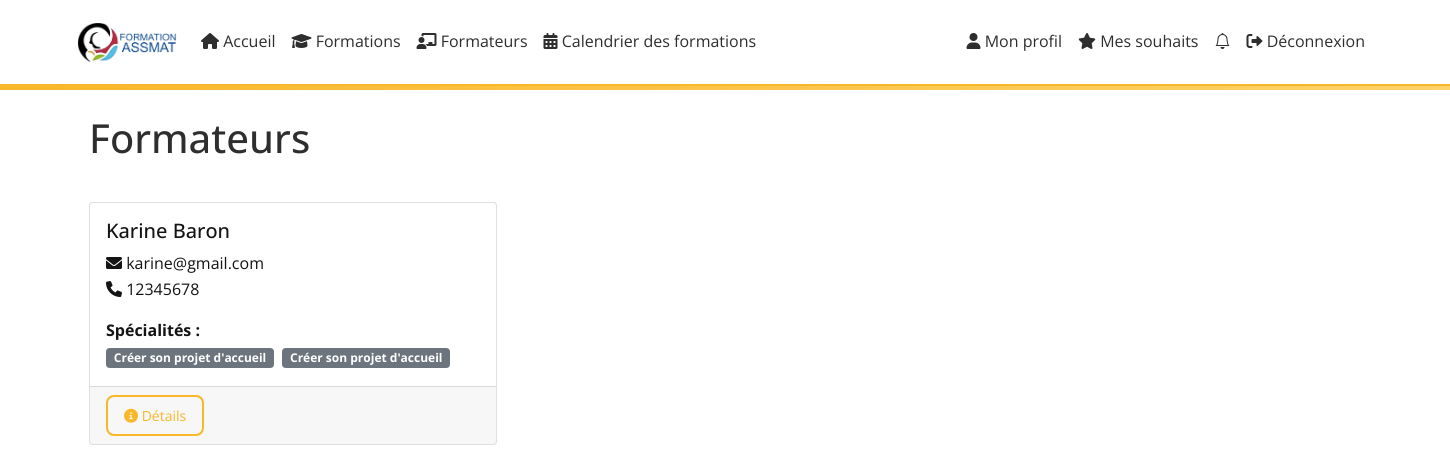
Page /trainers/ (signed in) on the committed database.
### core/models.py (models this page shows, shortened)
class Trainer(models.Model):
    first_name = models.CharField(max_length=100, verbose_name="Prénom", null=True, blank=True)
    last_name = models.CharField(max_length=100, verbose_name="Nom", null=True, blank=True)
    email = models.EmailField(verbose_name="Email", null=True, blank=True)
    phone = models.CharField(max_length=20, verbose_name="Téléphone", null=True, blank=True)
    bio = models.TextField(blank=True, verbose_name="Biographie")
    photo = models.ImageField(upload_to='trainers/', null=True, blank=True, verbose_name="Photo")
    specialties = models.ManyToManyField('Formation', blank=True, verbose_name="Spécialités")
    created_at = models.DateTimeField(auto_now_add=True)
    updated_at = models.DateTimeField(auto_now=True)
    def get_full_name(self):
        return f"{self.first_name} {self.last_name}".strip()
    class Meta:
        verbose_name = "Formateur"
        verbose_name_plural = "Formateurs"
        ordering = ['last_name', 'first_name']

class Formation(models.Model):
    FORMATION_TYPES = [
        ('initial', 'Formation Initiale'),
        ('continue', 'Formation Continue'),
        ('specialisation', 'Formation Spécialisation'),
    ]
    name = models.CharField(max_length=255, verbose_name="Nom de la formation")
    code_iperia = models.CharField(max_length=50, unique=True, verbose_name="Code IPERIA")
    description = models.TextField(verbose_name="Description")
    duration = models.IntegerField(help_text="Durée en heures", validators=[MinValueValidator(1)], verbose_name="Durée")
    image = models.ImageField(upload_to='formations/images/', null=True, blank=True, verbose_name="Image")
    program_file = models.FileField(upload_to='programs/', null=True, blank=True, verbose_name="Programme détaillé")
    created_at = models.DateTimeField(auto_now_add=True, verbose_name="Date de création")
    updated_at = models.DateTimeField(auto_now=True, verbose_name="Date de mise à jour")
    type = models.CharField(max_length=20, choices=FORMATION_TYPES, default='initial', verbose_name="Type de formation")
    is_presentiel = models.BooleanField(default=True, verbose_name="Présentiel")
    is_distanciel = models.BooleanField(default=False, verbose_name="Distanciel")
    is_asynchrone = models.BooleanField(default=False, verbose_name="Asynchrone")
    is_active = models.BooleanField(default=True, verbose_name="Formation active")
    city = models.CharField(max_length=100, null=True, blank=True, verbose_name="Ville")
    code_postal = models.CharField(max_length=10, null=True, blank=True, verbose_name="Code postal")
    latitude = models.FloatField(null=True, blank=True)
    longitude = models.FloatField(null=True, blank=True)
    class Meta:
        verbose_name = "Formation"
        verbose_name_plural = "Formations"
        ordering = ['name']

### core/views.py (the view)
# urls.py: path('trainers/', views.trainers_list, name='trainers_list'),
@login_required
def trainers_list(request):
    trainers = Trainer.objects.all().order_by('first_name', 'last_name')
    return render(request, 'core/trainers_list.html', {
        'trainers': trainers
    })

### core/context_processors.py (called while the page is built)
def unread_notifications(request):
    if request.user.is_authenticated:
        return {
            'unread_notifications_count': request.user.notifications.filter(is_read=False).count()
        }
    return {}

### core/templates/core/trainers_list.html (shortened to what this page needs)
{% extends "core/base.html" %}
{% block content %}
<div class="container">
    <div class="d-flex justify-content-between align-items-center mb-4">
        <h1>Formateurs</h1>
    </div>
    <div class="row">
        {% for trainer in trainers %}
            <div class="col-md-4 mb-4">
                <div class="card h-100">
                    <div class="card-body">
                        <h5 class="card-title">{{ trainer.get_full_name }}</h5>
                        <p class="card-text">
                            <i class="fas fa-envelope"></i> {{ trainer.email }}<br>
                            <i class="fas fa-phone"></i> {{ trainer.phone }}
                        </p>
                        {% if trainer.specialties.all %}
                            <p class="card-text">
                                <strong>Spécialités :</strong><br>
                                {% for specialty in trainer.specialties.all %}
                                    <span class="badge bg-secondary me-1">{{ specialty.name }}</span>
                                {% endfor %}
                            </p>
                        {% endif %}
                    </div>
                    <div class="card-footer">
                        <div class="d-flex justify-content-between">
                            <a href="{% url 'core:trainer_detail' pk=trainer.pk %}" class="btn btn-info btn-sm">
                                <i class="fas fa-info-circle"></i> Détails
                            </a>
                        </div>
                    </div>
                </div>
            </div>
        {% empty %}
            <div class="col">
                <div class="alert alert-info">
                    Aucun formateur n'est disponible pour le moment.
                </div>
            </div>
        {% endfor %}
    </div>
</div>
{% endblock %}

### core/static/core/css/custom.css (style rules this page uses)
:root { --primary-color: #F9B72A; --secondary-color: #2E2E2E; --background-color: #ffffff; --text-color: #141414; --hover-color: #fccc64; --border-radius: 8px; }
body { background-color: var(--background-color); color: var(--text-color); font-family: 'Open Sans', sans-serif; line-height: 1.6; }
.auth-buttons .nav-link, .btn { border-radius: var(--border-radius); border: 2px solid var(--primary-color); color: var(--primary-color); background: transparent; padding: 0.5rem 1rem; transition: background 0.3s, color 0.3s; }
h1, h2, h3 { color: var(--secondary-color); margin-bottom: 1rem; }
a { color: var(--primary-color); text-decoration: none; }

### rows in the picture
Trainer: get_full_name "Karine Baron", email "karine@gmail.com", phone "12345678"
Formation: name "Créer son projet d'accueil"
Formation: name "Créer son projet d'accueil"
